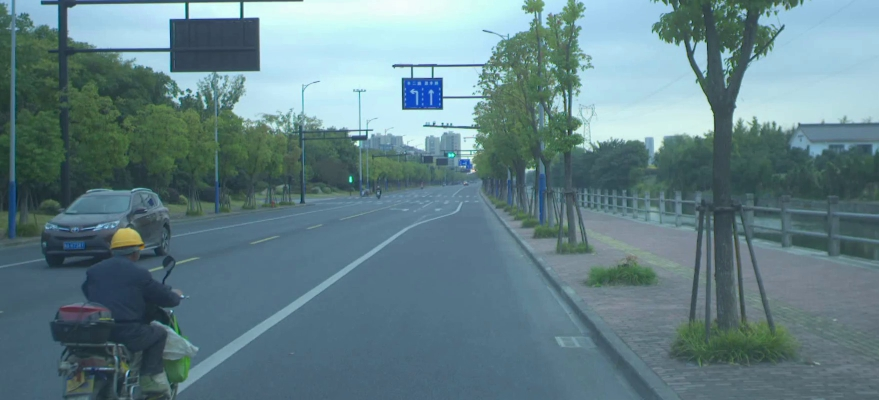
#> input picture data/stereo_video/2018-10-31-06-55-01_2018-10-31-06-55-01-583.jpg, 879 x 400 px; its folder holds only this picture in this run
$ jupyter execute --allow-errors histogram.ipynb
#> lines starting #> are read from the running program, lines starting #| are printed output that depends on the picture
[cell 1]
import matplotlib.pyplot as plt
import cv2
import numpy as np
from pathlib import Path
import os

[cell 2]
frames = []

for child in Path('../data/stereo_video/').iterdir():
    if child.is_file():
        frames.append(cv2.cvtColor(cv2.imread('../data/stereo_video/' + child.name), cv2.COLOR_BGR2RGB))
plt.imshow(frames[0])

[cell 3]
def plot_histogram(image):
    # plt.hist(image.ravel(), bins=256, range=(0, 255), fc='k', ec='k')
    plt.show()
    print(image.max())
#| 250
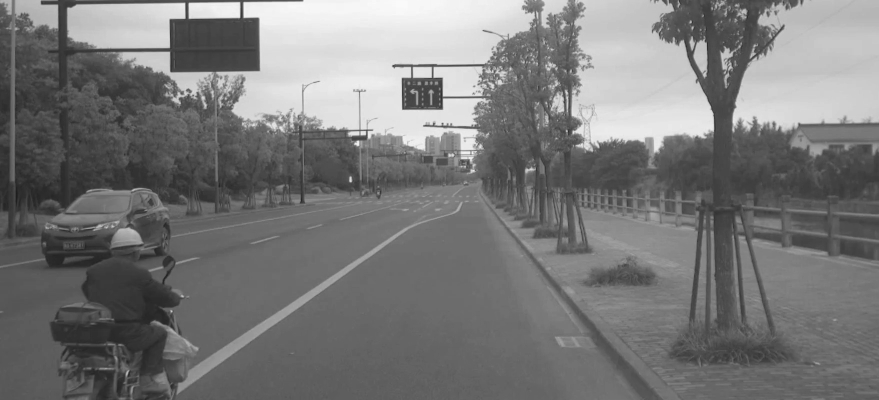
#> image: shape (400, 879); min 29, max 250, mean 120.4
    vals = [0] * 255
    for i in range(image.shape[0]-1):
        for j in range(image.shape[1]-1):
            if image[i][j] == 0:
                continue
            vals[image[i][j]] = vals[image[i][j]] + 1
#> after the loop, vals = 255 values, max 8990 at index 108, min 0 at index 0, mean 1373.8

    # plot histogram with 255 bins
    plt.plot(vals)
    plt.show()
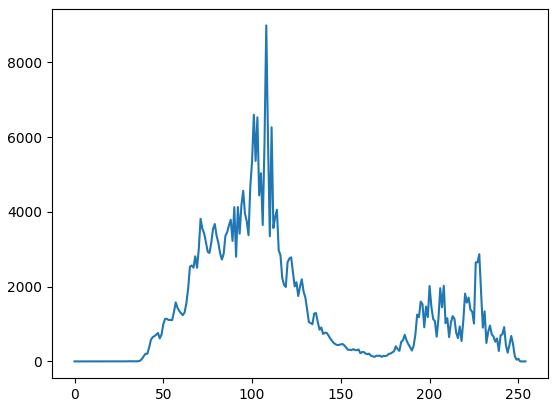
#> figure drawn by matplotlib, 1 panel; curve peaks at x = 108, y = 8990

    return vals

[cell 4]
plot_histogram(cv2.cvtColor(frames[0], cv2.COLOR_RGB2GRAY))
#> Out has the same summary as vals in plot_histogram

$ run again, on data/stereo_video/2018-10-31-06-55-01_2018-10-31-06-55-02-684.jpg
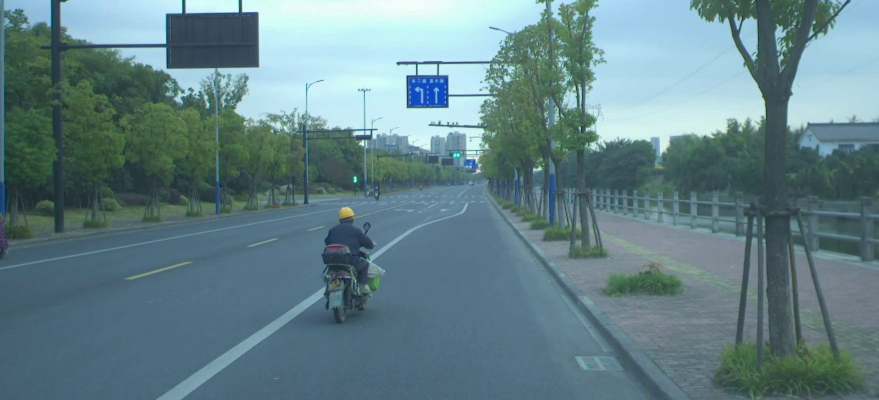
#> input picture data/stereo_video/2018-10-31-06-55-01_2018-10-31-06-55-02-684.jpg, 879 x 400 px
#| 251
#> in plot_histogram, `print(image.max())`:
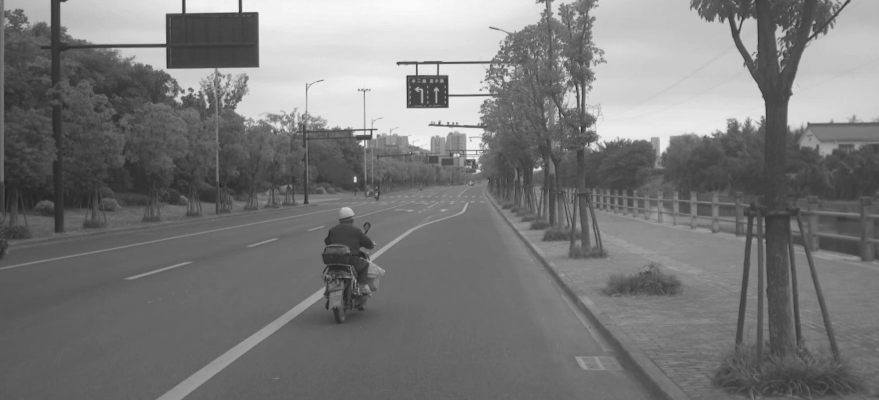
#> image: shape (400, 879); min 31, max 251, mean 121.4
#> after the loop in plot_histogram, `for i in range(image.shape[0]-1):`: vals = 255 values, max 10550 at index 101, min 0 at index 0, mean 1373.8
#> in plot_histogram, `plt.show()`:
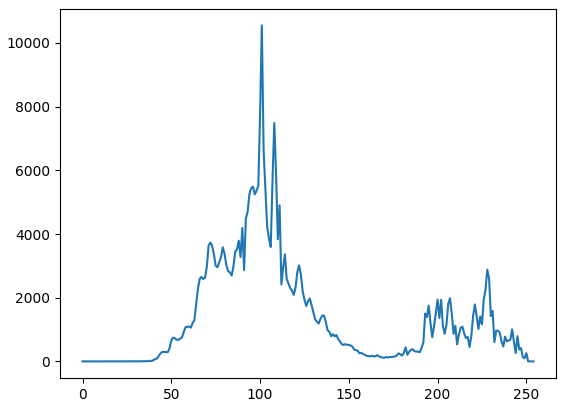
#> figure drawn by matplotlib, 1 panel; curve peaks at x = 101, y = 10550
#> Out has the same summary as vals in plot_histogram

$ run again, on data/stereo_video/2018-10-31-06-55-01_2018-10-31-06-55-03-383.jpg
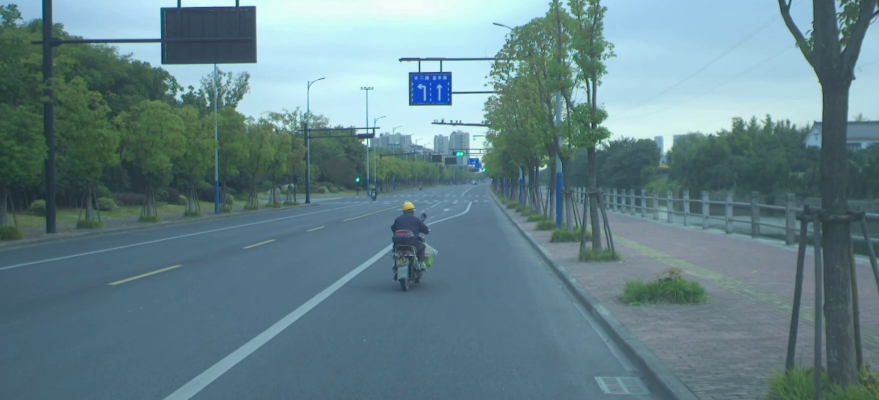
#> input picture data/stereo_video/2018-10-31-06-55-01_2018-10-31-06-55-03-383.jpg, 879 x 400 px
#| 251
#> in plot_histogram, `print(image.max())`:
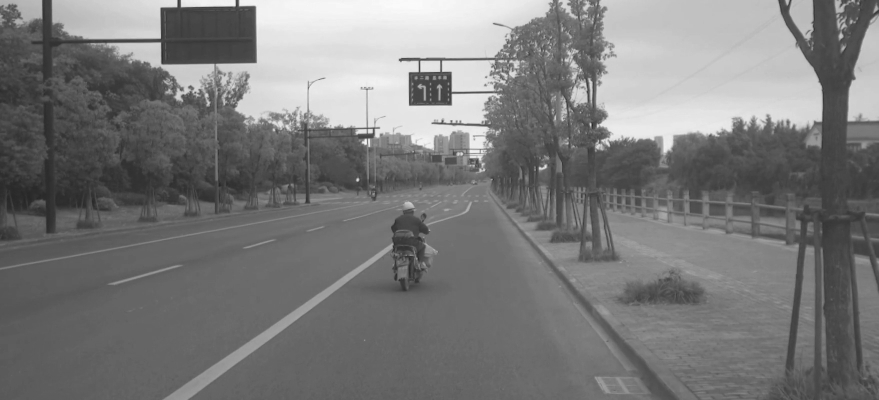
#> image: shape (400, 879); min 37, max 251, mean 121.8
#> after the loop in plot_histogram, `for i in range(image.shape[0]-1):`: vals = 255 values, max 9896 at index 101, min 0 at index 0, mean 1373.8
#> in plot_histogram, `plt.show()`:
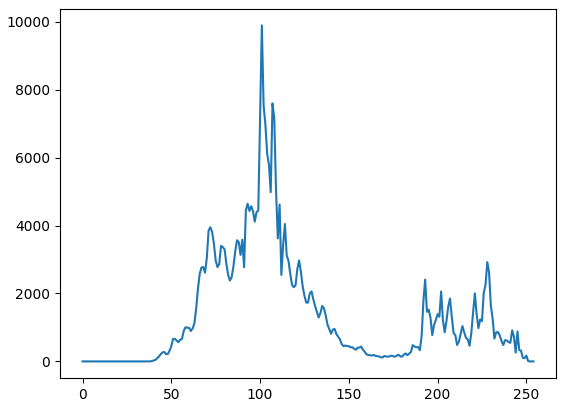
#> figure drawn by matplotlib, 1 panel; curve peaks at x = 101, y = 9896
#> Out has the same summary as vals in plot_histogram

$ run again, on data/stereo_video/2018-10-31-06-55-01_2018-10-31-06-55-01-883.jpg
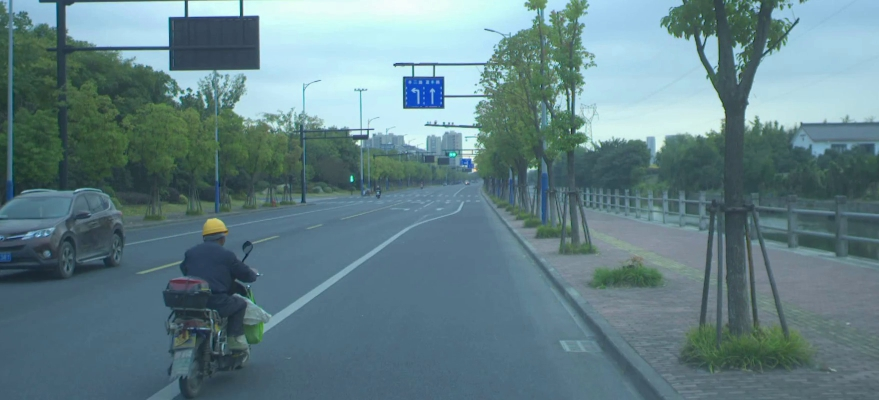
#> input picture data/stereo_video/2018-10-31-06-55-01_2018-10-31-06-55-01-883.jpg, 879 x 400 px
#| 251
#> in plot_histogram, `print(image.max())`:
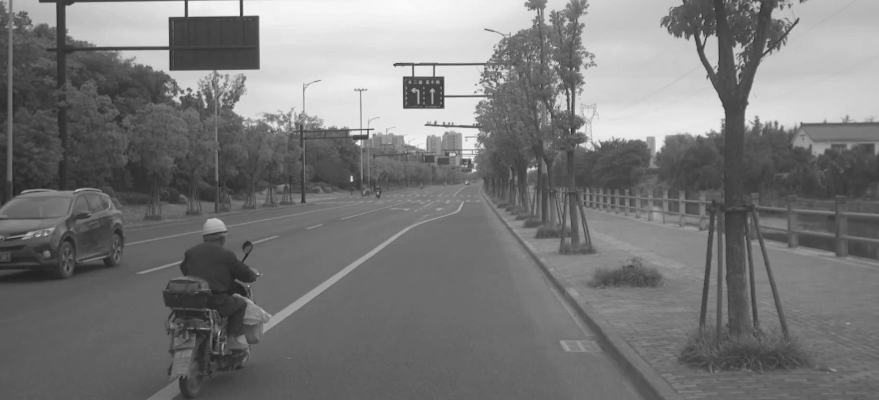
#> image: shape (400, 879); min 29, max 251, mean 120.5
#> after the loop in plot_histogram, `for i in range(image.shape[0]-1):`: vals = 255 values, max 8356 at index 108, min 0 at index 0, mean 1373.8
#> in plot_histogram, `plt.show()`:
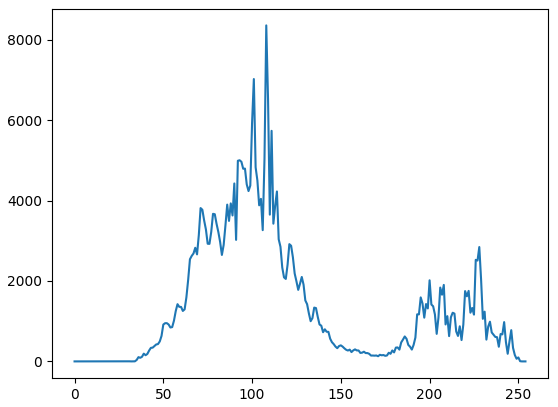
#> figure drawn by matplotlib, 1 panel; curve peaks at x = 108, y = 8356
#> Out has the same summary as vals in plot_histogram
